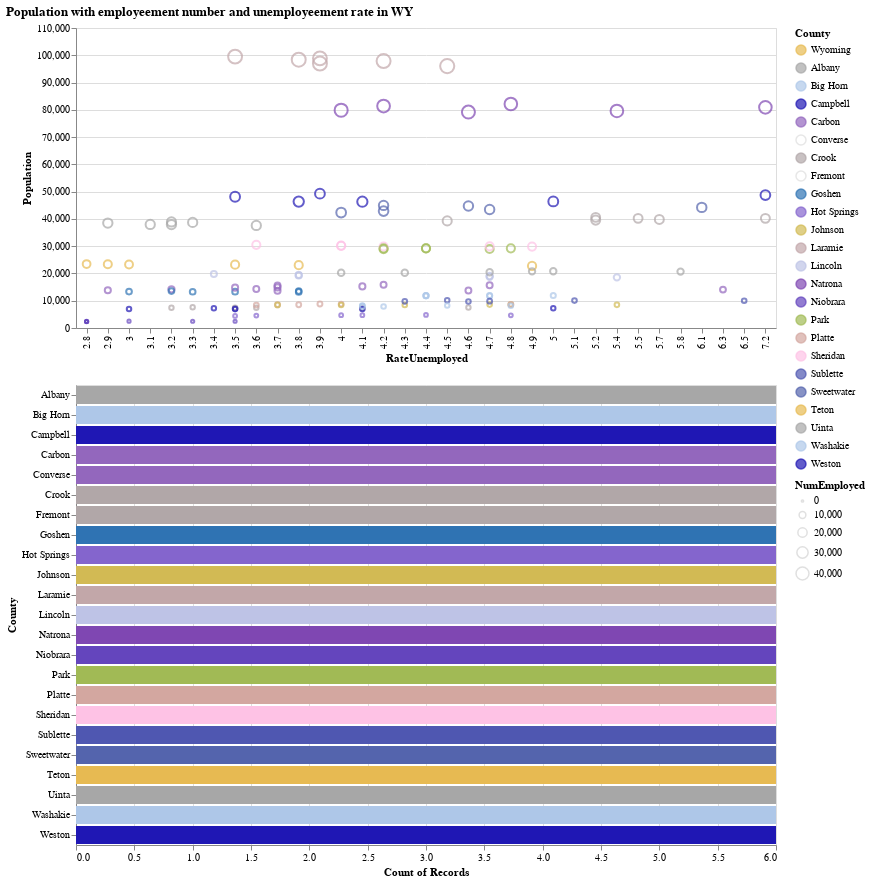

Notebook code cell kept with this figure:
### Code cell
bars = alt.Chart().mark_bar().encode(
    x='count()',
    y='County:N',
    color=alt.condition(click, color, alt.value('lightgray')),
).transform_filter(
    brush
).properties(
    width=700,
).add_selection(
    click
)

alt.vconcat(
    points,
    bars,
    data=source,
    title="Population with employeement number and unemployeement rate in WY"
)

### Figure 1 — Vega-Lite specification as saved in the notebook (floating-point values rounded to 4 significant figures; data arrays with more than 128 entries replaced by an {"elided": "..."} marker saying what was removed)
{"config": {"view": {"continuousWidth": 400, "continuousHeight": 300}}, "vconcat": [{"mark": "point", "encoding": {"color": {"condition": {"field": "County", "scale": {"domain": ["Wyoming", "Albany", "Big Horn", "Campbell", "Carbon", "Converse", "Crook", "Fremont", "Goshen", "Hot Springs", "Johnson", "Laramie", "Lincoln", "Natrona", "Niobrara", "Park", "Platte", "Sheridan", "Sublette", "Sweetwater", "Teton", "Uinta", "Washakie", "Weston"], "range": ["#e7ba52", "#a7a7a7", "#aec7e8", "#1f17b4", "#9367bd", "#r9ba53", "#b1a7a8", "#kec1e7", "#2f73b3", "#8465cd", "#d2ba54", "#c2a7a9", "#bec3e6", "#7f47b2", "#6445bd", "#a1ba55", "#d3a7a0", "#fec2e5", "#4f57b1", "#5464ad"]}, "type": "nominal", "selection": "selector001"}, "value": "lightgray"}, "size": {"field": "NumEmployed", "scale": {"range": [5, 200]}, "type": "quantitative"}, "x": {"field": "RateUnemployed", "title": "RateUnemployed", "type": "ordinal"}, "y": {"field": "Population", "scale": {"domain": [0, 110000]}, "title": "Population", "type": "quantitative"}}, "height": 300, "selection": {"selector001": {"type": "interval", "encodings": ["x"]}}, "transform": [{"filter": {"selection": "selector002"}}], "width": 700}, {"mark": "bar", "encoding": {"color": {"condition": {"field": "County", "scale": {"domain": ["Wyoming", "Albany", "Big Horn", "Campbell", "Carbon", "Converse", "Crook", "Fremont", "Goshen", "Hot Springs", "Johnson", "Laramie", "Lincoln", "Natrona", "Niobrara", "Park", "Platte", "Sheridan", "Sublette", "Sweetwater", "Teton", "Uinta", "Washakie", "Weston"], "range": ["#e7ba52", "#a7a7a7", "#aec7e8", "#1f17b4", "#9367bd", "#r9ba53", "#b1a7a8", "#kec1e7", "#2f73b3", "#8465cd", "#d2ba54", "#c2a7a9", "#bec3e6", "#7f47b2", "#6445bd", "#a1ba55", "#d3a7a0", "#fec2e5", "#4f57b1", "#5464ad"]}, "type": "nominal", "selection": "selector002"}, "value": "lightgray"}, "x": {"aggregate": "count", "type": "quantitative"}, "y": {"field": "County", "type": "nominal"}}, "selection": {"selector002": {"type": "multi", "encodings": ["color"]}}, "transform": [{"filter": {"selection": "selector001"}}], "width": 700}], "data": {"name": "data-96092b18d59734d07ea8b9e794408636"}, "title": "Population with employeement number and unemployeement rate in WY", "$schema": "https://vega.github.io/schema/vega-lite/v4.17.0.json", "datasets": {"data-96092b18d59734d07ea8b9e794408636": {"elided": "138 records"}}}
